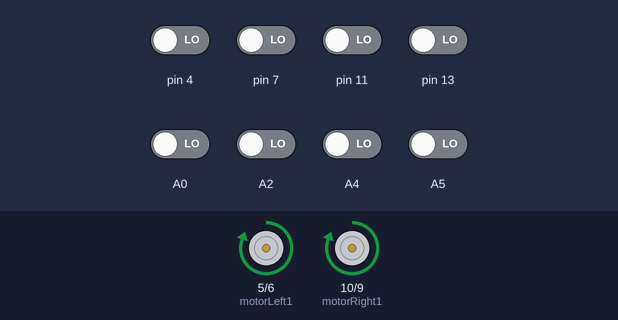
A sketch run on a simulated Arduino Uno, built with avr-gcc and run on an emulated ATmega328P. Shown: motor-driver pin pairs drawn as motors (green arrow = first pin HIGH = forward, orange = second pin HIGH = backward, longer = more drive). Inputs (shaded band) come from the test bench; at power-on: A0, A2, A4, A5, pin 4, pin 7, pin 11, pin 13 LOW.

Above: at 1.3 s.
1.4 s: pin 7 driven HIGH
At 1.91 s:
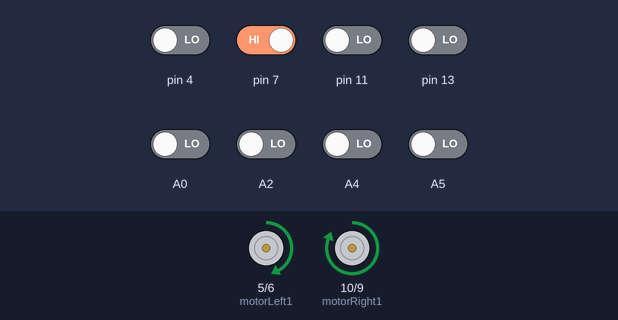
At 2.67 s:
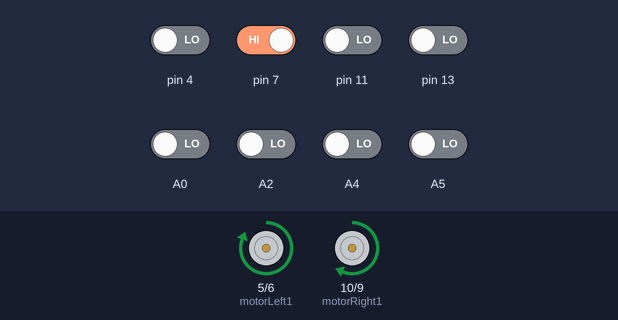
4.4 s: pin 4 driven HIGH
7.3 s: pin 13 driven HIGH
At 9.0 s:
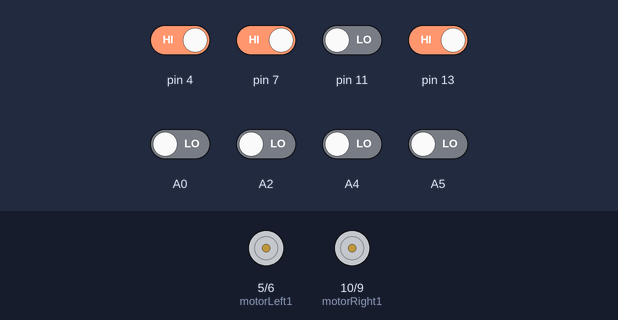
9.3 s: pin 4 driven LOW
At 10.5 s:
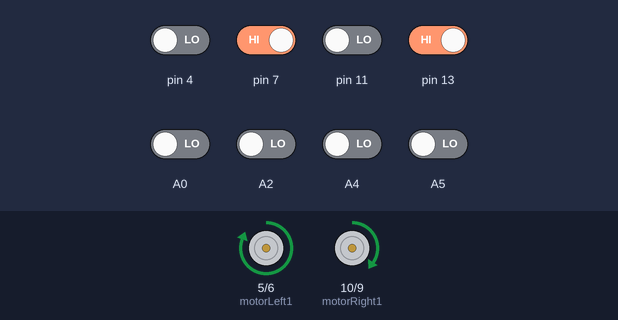
12.3 s: pin 11 driven HIGH
15.3 s: A0 driven HIGH
Timing chart, 0 to 19.3 s (numbered marks = the images above; inputs shaded):
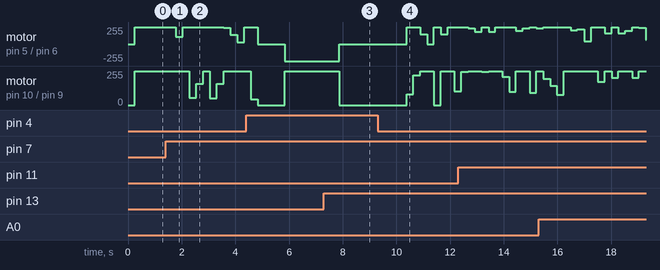

The sketch:

default2.ino
```cpp
#include <QTRSensors.h>


const int motorRight1 = 10;
const int motorRight2 = 9;

const int motorLeft1 = 5;
const int motorLeft2 = 6;


int sPeed=255;

float Kp =20;
float Kd =1000;
float Ki =1.5;

//
int preverror = 0;
int error = 0;
int derror = 0;
int ierror = 0;

int U;

#define NUM_SENSORS   8     // number of sensors used
#define TIMEOUT       2500  // waits for 2500 microseconds for sensor outputs to go low
#define EMITTER_PIN   2     // emitter is controlled by digital pin 2

// sensors 0 through 7 are connected to digital pins 3 through 10, respectively
QTRSensorsRC qtrrc((unsigned char[]) {A5, A4, A2, A0, 13, 11,  7, 4 },
  NUM_SENSORS, TIMEOUT, EMITTER_PIN);
unsigned int sensorValues[NUM_SENSORS];


void setup()
{

  pinMode(motorRight1, OUTPUT);
  pinMode(motorRight2, OUTPUT);
  pinMode(motorLeft1, OUTPUT);
  pinMode(motorLeft2, OUTPUT);

  //calibration();

}


void loop()
{
  readIR();
  computePID();
  moveForward();
  //if (sensorValues[0] > 500) leftHandLeft();
  if (sensorValues[7] > 500) leftHandRight();


}


void calibration()
{
  delay(500);
  //pinMode(13, OUTPUT);
  //digitalWrite(13, HIGH);    // turn on Arduino's LED to indicate we are in calibration mode
  for (int i = 0; i < 400; i++)  // make the calibration take about 10 seconds
  {
    qtrrc.calibrate();       // reads all sensors 10 times at 2500 us per read (i.e. ~25 ms per call)
  }
  //digitalWrite(13, LOW);     // turn off Arduino's LED to indicate we are through with calibration

  // print the calibration minimum values measured when emitters were on
  Serial.begin(9600);
  for (int i = 0; i < NUM_SENSORS; i++)
  {
    Serial.print(qtrrc.calibratedMinimumOn[i]);
    Serial.print(' ');
  }
  Serial.println();

  // print the calibration maximum values measured when emitters were on
  for (int i = 0; i < NUM_SENSORS; i++)
  {
    Serial.print(qtrrc.calibratedMaximumOn[i]);
    Serial.print(' ');
  }
  Serial.println();
  Serial.println();
  delay(1000);

}

void readIR()
{
  // read raw sensor values
  qtrrc.read(sensorValues);

  // print the sensor values as numbers from 0 to 2500, where 0 means maximum reflectance and
  // 1023 means minimum reflectance
  for (unsigned char i = 0; i < NUM_SENSORS; i++)
  {
    Serial.print(sensorValues[i]);
    Serial.print('\t'); // tab to format the raw data into columns in the Serial monitor
  }
  Serial.println();

  delay(250);

}


void computePID()
{
  error =    (-3*sensorValues[1]) + (-2*sensorValues[2]) + (-1*sensorValues[3]) + (1*sensorValues[4]) + (2*sensorValues[5]) + (3*sensorValues[6]);
  derror = error - preverror;
  ierror += error;
  U = Kp * error + Kd * derror + Ki * ierror;
  preverror = error;

  U = U/100;
  Serial.print("         ");
  Serial.println(U);

}


void moveForward()
{


  if(U>=0)
  {
    analogWrite(motorRight1, sPeed);
    analogWrite(motorRight2, 0);
    analogWrite(motorLeft1, sPeed-U);
    analogWrite(motorLeft2, 0);
  }

  else if(U<0)
  {
    analogWrite(motorRight1, sPeed+U);
    analogWrite(motorRight2, 0);
    analogWrite(motorLeft1, sPeed);
    analogWrite(motorLeft2, 0);
  }

}

void moveLeftUturn(){

  analogWrite(motorRight1, 0);
  analogWrite(motorRight2, 255);
  analogWrite(motorLeft1, 255);
  analogWrite(motorLeft2, 0);
}


void moveRightUturn(){

  analogWrite(motorRight1, 255);
  analogWrite(motorRight2, 0);
  analogWrite(motorLeft1, 0);
  analogWrite(motorLeft2, 255);
}


void moveStop(){

  analogWrite(motorRight1, 0);
  analogWrite(motorRight2, 0);
  analogWrite(motorLeft1, 0);
  analogWrite(motorLeft2, 0);
}


void leftHandLeft()
{
    moveStop();
    delay(500);

    while( sensorValues[0] > 500 )
    {
      moveForward();
      readIR();
    }

    delay(100);

    while( sensorValues[2] < 500 )
    {
      moveLeftUturn();
      readIR();
    }
}


void leftHandRight()  ///////////////////////////////////////////////////////////////
{
    moveStop();
    delay(1000);

    /*while( sensorValues[7] > 500 )
    {
      moveForward();
      readIR();
    }

    delay(500);
    */

    while( sensorValues[4] < 500 )
    {
      moveRightUturn();
      readIR();
    }
}
```

Measured:
- after the input at 7.3 s, motor on pin 5 (motorLeft1) / pin 6 (motorLeft2): backward 255/255 → stopped after 0.57 s; motor on pin 10 (motorRight1) / pin 9 (motorRight2): forward 255/255 → stopped after 0.57 s
